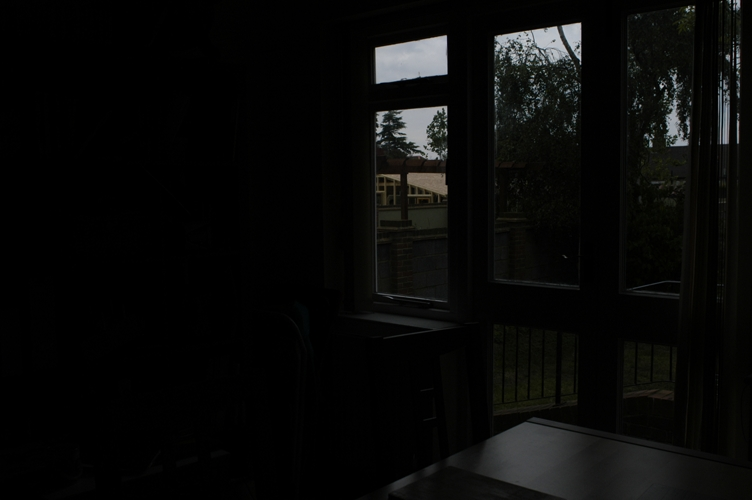
#> input picture examples/exposure_algorithm/exposure-fusion-shadow-removal-main/exposure-fusion-master/house/A.jpg, 752 x 500 px
$ python to_rgb565.py ../examples/exposure_algorithm/exposure-fusion-shadow-removal-main/exposure-fusion-master/house/A.jpg out.png
#> lines starting #> are read from the running program, lines starting #| are printed output that depends on the picture
#!/usr/bin/env python3
"""
Convert an image (PNG/JPG) to raw RGB565 little-endian suitable for the XIAO example.
Usage:
    python tools/to_rgb565.py input.jpg output.rgb565 --width 160 --height 120
"""
import sys
from PIL import Image
import argparse

def to_rgb565(infile, outfile, w, h):
#> called with outfile = 'out.png', w = 160, h = 120
    im = Image.open(infile).convert('RGB').resize((w,h))
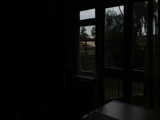
#> im: PIL image 160x120 RGB; mean R, G, B 9.2, 9.5, 8.6
    with open(outfile, 'wb') as f:
        for y in range(h):
            for x in range(w):
                r,g,b = im.getpixel((x,y))
                r5 = (r >> 3) & 0x1F
                g6 = (g >> 2) & 0x3F
                b5 = (b >> 3) & 0x1F
                rgb565 = (r5 << 11) | (g6 << 5) | b5
                f.write(bytes([rgb565 & 0xFF, (rgb565 >> 8) & 0xFF]))

if __name__ == '__main__':
    p = argparse.ArgumentParser()
    p.add_argument('input')
    p.add_argument('output')
    p.add_argument('--width', type=int, default=160)
    p.add_argument('--height', type=int, default=120)
    args = p.parse_args()
    to_rgb565(args.input, args.output, args.width, args.height)
    print(f'Wrote {args.output} ({args.width}x{args.height} rgb565)')
